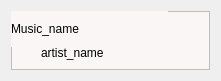
<?xml version="1.0" encoding="UTF-8"?>
<ui version="4.0">
 <class>ItemSearchResult</class>
 <widget class="QWidget" name="ItemSearchResult">
  <property name="geometry">
   <rect>
    <x>0</x>
    <y>0</y>
    <width>221</width>
    <height>81</height>
   </rect>
  </property>
  <property name="windowTitle">
   <string>Form</string>
  </property>
  <layout class="QHBoxLayout" name="horizontalLayout">
   <item>
    <widget class="QFrame" name="frame">
     <property name="styleSheet">
      <string notr="true">background-color: rgb(250, 246, 246);</string>
     </property>
     <property name="frameShape">
      <enum>QFrame::StyledPanel</enum>
     </property>
     <property name="frameShadow">
      <enum>QFrame::Raised</enum>
     </property>
     <widget class="QLabel" name="label_music_name">
      <property name="geometry">
       <rect>
        <x>0</x>
        <y>0</y>
        <width>157</width>
        <height>36</height>
       </rect>
      </property>
      <property name="styleSheet">
       <string notr="true">font: 700 13pt &quot;Segoe UI&quot;;</string>
      </property>
      <property name="text">
       <string>Music_name</string>
      </property>
     </widget>
     <widget class="QLabel" name="label_artist_name">
      <property name="geometry">
       <rect>
        <x>30</x>
        <y>30</y>
        <width>90</width>
        <height>24</height>
       </rect>
      </property>
      <property name="styleSheet">
       <string notr="true">font: 11pt &quot;Segoe UI&quot;;</string>
      </property>
      <property name="text">
       <string>artist_name</string>
      </property>
     </widget>
    </widget>
   </item>
  </layout>
 </widget>
 <resources/>
 <connections/>
</ui>
